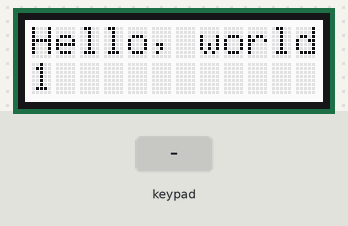
This sketch was run on a simulated Arduino Uno, built with avr-gcc and run on an emulated ATmega328P. Parts: 12×2 character LCD. The test bench sets the inputs (shaded band). What the sketch prints to the serial monitor is not drawn.

Above: at 1.2 s.
1.3 s: key 'U' pressed
At 2.3 s:
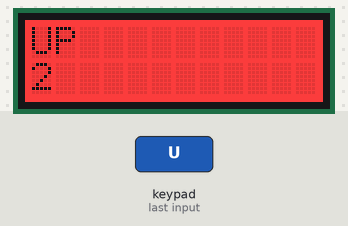
4.3 s: key 'D' pressed
At 5.8 s:
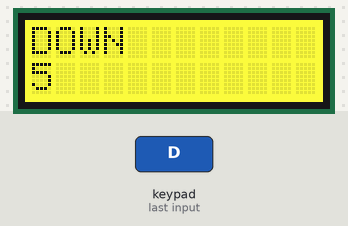
7.3 s: key 'L' pressed
At 8.8 s:
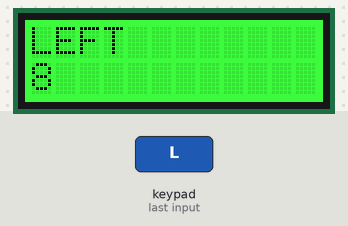
10.3 s: key 'R' pressed
At 11.6 s:
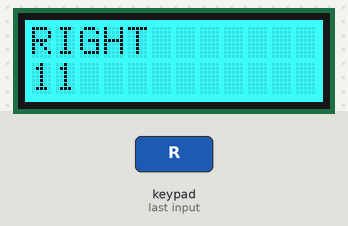
13.3 s: key 'S' pressed
At 14.8 s:
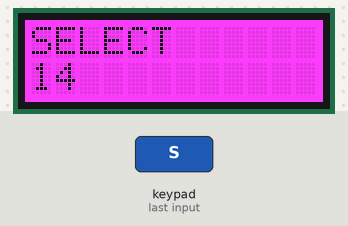
Timing chart, 0 to 16.3 s (numbered marks = the images above; inputs shaded):
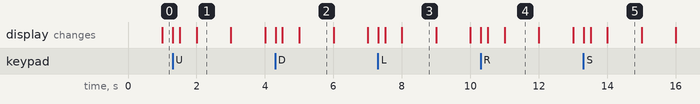

Measured:
- after the input at 1.3 s, the display: first changes at once (image 1 shows a later state)
- after the input at 4.3 s, the display: first changes at once (image 2 shows a later state)
- after the input at 7.3 s, the display: first changes at once (image 3 shows a later state)
- after the input at 10.3 s, the display: first changes at once (image 4 shows a later state)
- after the input at 13.3 s, the display: first changes at once (image 5 shows a later state)
- what the display in image 1 shows lasts 1.0 s, from 2.0 s to 3.0 s

The sketch:

HelloWorld.ino
```cpp
/*********************

Example code for the Adafruit RGB Character LCD Shield and Library

This code displays text on the shield, and also reads the buttons on the keypad.
When a button is pressed, the backlight changes color.

**********************/

// include the library code:
#include <Wire.h>
#include <Adafruit_RGBLCDShield.h>
#include <utility/Adafruit_MCP23017.h>


// The shield uses the I2C SCL and SDA pins. On classic Arduinos
// this is Analog 4 and 5 so you can't use those for analogRead() anymore
// However, you can connect other I2C sensors to the I2C bus and share
// the I2C bus.
Adafruit_RGBLCDShield lcd = Adafruit_RGBLCDShield();

// These #defines make it easy to set the backlight color
#define RED 0x1
#define YELLOW 0x3
#define GREEN 0x2
#define TEAL 0x6
#define BLUE 0x4
#define VIOLET 0x5
#define WHITE 0x7

void setup() {
  // Debugging output
  Serial.begin(9600);
  // set up the LCD's number of columns and rows:
  lcd.begin(12, 2);

  // Print a message to the LCD. We track how long it takes since
  // this library has been optimized a bit and we're proud of it :)
  int time = millis();
  lcd.print("Hello, world!");
  time = millis() - time;
  Serial.print("Took "); Serial.print(time); Serial.println(" ms");
  lcd.setBacklight(WHITE);
}

uint8_t i=0;
void loop() {
  // set the cursor to column 0, line 1
  // (note: line 1 is the second row, since counting begins with 0):
  lcd.setCursor(0, 1);
  // print the number of seconds since reset:
  lcd.print(millis()/1000);

  uint8_t buttons = lcd.readButtons();

  if (buttons) {
    lcd.clear();
    lcd.setCursor(0,0);
    if (buttons & BUTTON_UP) {
      lcd.print("UP ");
      lcd.setBacklight(RED);
    }
    if (buttons & BUTTON_DOWN) {
      lcd.print("DOWN ");
      lcd.setBacklight(YELLOW);
    }
    if (buttons & BUTTON_LEFT) {
      lcd.print("LEFT ");
      lcd.setBacklight(GREEN);
    }
    if (buttons & BUTTON_RIGHT) {
      lcd.print("RIGHT ");
      lcd.setBacklight(TEAL);
    }
    if (buttons & BUTTON_SELECT) {
      lcd.print("SELECT ");
      lcd.setBacklight(VIOLET);
    }
  }
}
```
